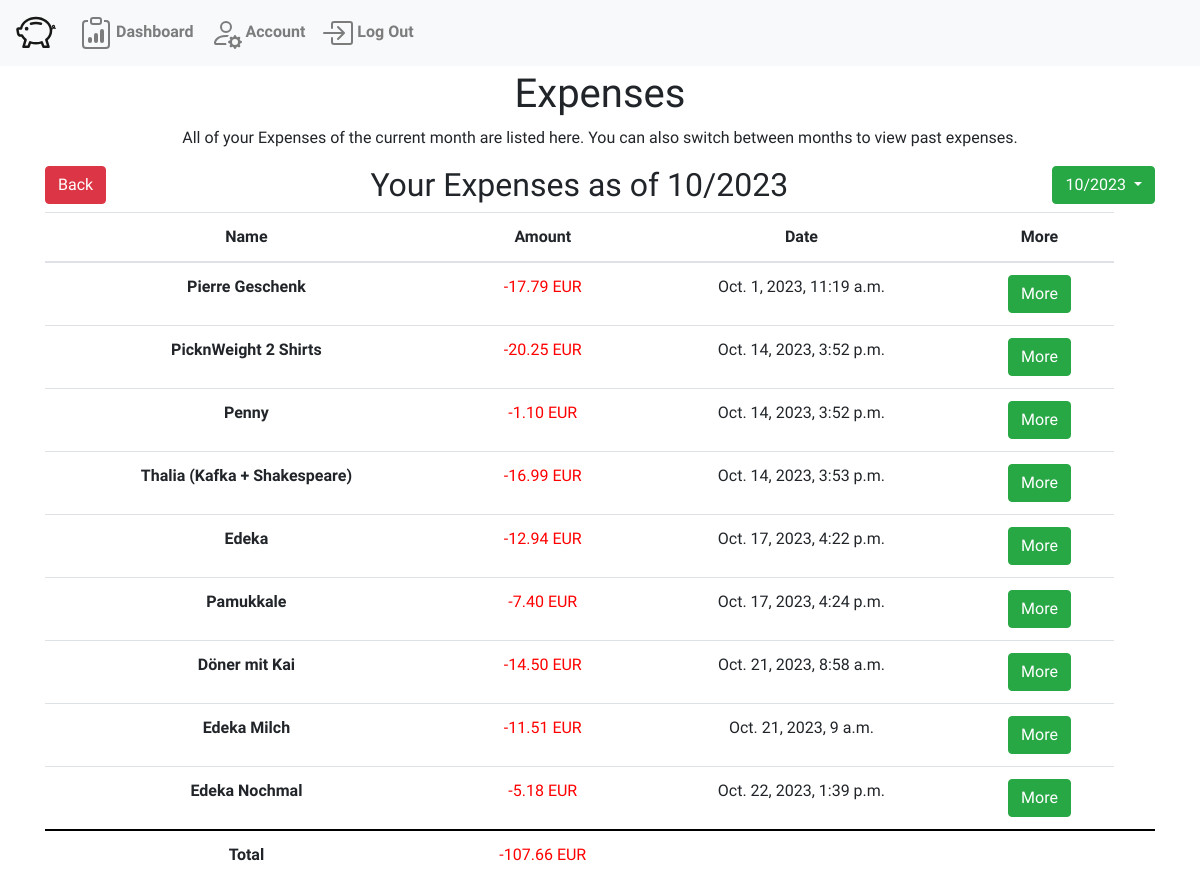
The page /expenses (signed in) on the database its author committed.
### WalletWise/models.py (models this page shows, shortened)
class MonthBudget(models.Model):
    dashboard = models.ForeignKey("Dashboard", on_delete=models.CASCADE, related_name="months")
    date = models.DateField(auto_now_add=True)
    @property
    def total_Expenses(self):
        if self.isValid():
            total_amount = Decimal(0)
            if self.fundsChanges.filter(is_expense=True).aggregate(amount_sum=models.Sum('amount'))['amount_sum']:
                total_amount = self.fundsChanges.filter(is_expense=True).aggregate(amount_sum=models.Sum('amount'))['amount_sum']
            return total_amount.quantize(Decimal('0.00'), rounding=ROUND_DOWN) or 0  # Return 0 if no expenses are associated
        else:
            return "Invalid funds changes detected"
    @property
    def month(self):
        return self.date.month
    @property
    def year(self):
        return self.date.year
    def isValid(self):
        valid = True
        for fundsChange in self.fundsChanges.all():
            valid = valid and fundsChange.isValid()
        return valid

class FundsChange(models.Model):
    budget = models.ForeignKey("MonthBudget",related_name="fundsChanges", on_delete=models.CASCADE)
    title = models.CharField(max_length=64)
    description = models.CharField(max_length=200, default="No Description")
    amount = models.DecimalField(decimal_places=2, max_digits=20)
    destination = models.ForeignKey("Funds", related_name="associatedFundsChanges", on_delete=models.CASCADE)
    reoccuring = models.BooleanField(default=False)
    dateTime = models.DateTimeField(auto_now_add=True)
    is_expense = models.BooleanField(default=False, blank=False)
    def isValid(self):
        if self.is_expense:
            return self.amount < 0
        else:
            return self.amount >= 0

### WalletWise/views.py (the view)
# urls.py: path("expenses", views.expenses, name="expenses"),
def expenses(request):
    answer = viewsHelpers.getCurrentBudget(request)
    return render(request, "WalletWise/expenses.html", {
        'user': answer["user"],
        'budget': answer["currentBudget"],
        'dashboard' : answer["dashboard"]
    })

### WalletWise/viewsHelpers.py (called while the page is built)
def getCurrentBudget(request):
    user = request.user
    try:
        dashboard = Dashboard.objects.get(owner=user)
    except:
        dashboard = Dashboard.objects.create(owner=user)
    budgets = dashboard.months.all()
    currentBudget = ""
    for budget in budgets:
        if timezone.datetime.now().month == budget.month and timezone.datetime.now().year == budget.year:
            currentBudget = budget
            break
    if currentBudget == "":
        currentBudget = createBudget(dashboard)
    return {
        'currentBudget' : currentBudget,
        'user' : user,
        'dashboard' : dashboard
    }

### WalletWise/templates/WalletWise/expenses.html (shortened to what this page needs)
{% extends "WalletWise/layout.html" %}
{% block body %}
<div class="container text-center">
    <h1>Expenses</h1>
    <p>All of your Expenses of the current month are listed here. You can also switch between months to view past expenses.</p>
    <a style="float: left;" class="btn btn-danger" href="{% url 'dashboard' %}" role="button">Back</a>
    <h2 style="display: inline-block;">Your Expenses as of {{budget.month}}/{{budget.year}}</h2>
    <div style="float: right;" class="dropdown">
        <button class="btn btn-success dropdown-toggle" type="button" id="dropdownMenuButton" data-bs-toggle="dropdown" aria-haspopup="true" aria-expanded="false">
            {{budget.month}}/{{budget.year}}
        </button>
    </div>
    {% if budget.fundsChanges.all|length > 0 %}
            <table class="table">
                <thead>
                    <tr>
                        <th scope="col">Name</th>
                        <th scope="col">Amount</th>
                        <th scope="col">Date</th>
                        <th scope="col">More</th>
                    </tr>
                </thead>
                <tbody>
                    {% for fundsChange in budget.fundsChanges.all %}
                        {% if fundsChange.is_expense %}
                        <tr>
                            <th scope="row">{{fundsChange.title}}</th>
                            <td style="color: red;">{{fundsChange.amount}} EUR</td>
                            <td>{{fundsChange.dateTime}}</td>
                            <td><a class="btn btn-success" href="{% url 'fundsChange' id=fundsChange.id  %}" role="button">More</a></td>
                        </tr>
                        {% endif %}
                    {% endfor %}
                </tbody>
                <tfoot>
                    <th scope="row">Total</th>
                    <td style="color: red;">{{budget.total_Expenses}} EUR</td>
                    <td></td>
                    <td></td>
                    <td></td>
                </tfoot>
            </table>
        {% else %}
            <h1 class="my-5">No Expenses made yet.</h1>
        {% endif %}
</div>
{% endblock %}

### WalletWise/static/WalletWise/styles.css (style rules this page uses)
body { padding-top: 70px; font-family: 'Inconsolata', monospace; }
.table tfoot th, .table tfoot td { border-top-width: 2px; border-bottom-width: 2px; border-color: #000; }

### rows shown on the page
MonthBudget: month "10", year "2023", total_Expenses "-107.66"
FundsChange: title "Pierre Geschenk", amount "-17.79", dateTime "Oct. 1, 2023, 11:19 a.m."
FundsChange: title "PicknWeight 2 Shirts", amount "-20.25", dateTime "Oct. 14, 2023, 3:52 p.m."
FundsChange: title "Penny", amount "-1.10", dateTime "Oct. 14, 2023, 3:52 p.m."
FundsChange: title "Thalia (Kafka + Shakespeare)", amount "-16.99", dateTime "Oct. 14, 2023, 3:53 p.m."
FundsChange: title "Edeka", amount "-12.94", dateTime "Oct. 17, 2023, 4:22 p.m."
FundsChange: title "Pamukkale", amount "-7.40", dateTime "Oct. 17, 2023, 4:24 p.m."
FundsChange: title "Döner mit Kai", amount "-14.50", dateTime "Oct. 21, 2023, 8:58 a.m."
FundsChange: title "Edeka Milch", amount "-11.51", dateTime "Oct. 21, 2023, 9 a.m."
FundsChange: title "Edeka Nochmal", amount "-5.18", dateTime "Oct. 22, 2023, 1:39 p.m."
